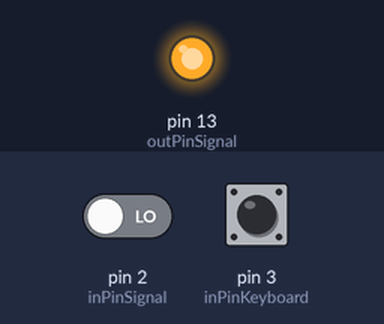
Recording of a sketch running on a simulated Arduino Uno, built with avr-gcc and run on an emulated ATmega328P. Parts: output pins drawn as LEDs (lit = HIGH). Inputs (shaded band) come from the test bench; at power-on: pin 2 (inPinSignal) LOW, pin 3 (inPinKeyboard) LOW.

Above: at 1.2 s.
1.3 s: pin 2 (inPinSignal) driven HIGH
At 1.6 s:
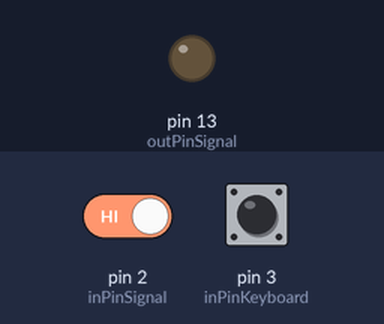
2.8 s: pin 2 (inPinSignal) driven LOW
At 4.0 s:
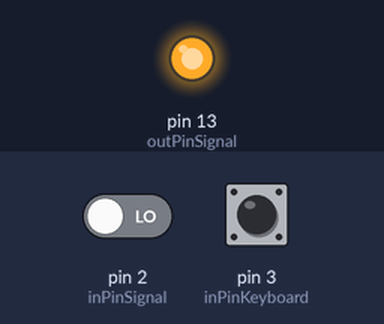
Timing chart, 0 to 5.8 s (numbered marks = the images above; inputs shaded):
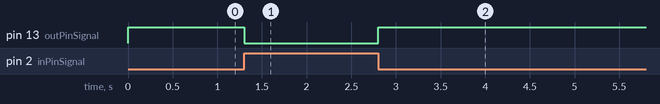

Measured:
- after the input at 1.3 s, pin 13 (outPinSignal): HIGH → LOW at once
- after the input at 2.8 s, pin 13 (outPinSignal): LOW → HIGH at once

The sketch:

TheLivingRoomDemo.ino
```cpp
//#include <Keyboard.h>

int inPinSignal = 2;
int inPinKeyboard = 3;
int outPinSignal = 13;
int outPinKeyboard = 12;

int stateSignal = HIGH;      // the current state of the output pin
int readingSignal;           // the current reading from the input pin
int previousSignal = LOW;    // the previous reading from the input pin

int stateKeyboard = HIGH;
int readingKeyboard;
int previousKeyboard = LOW;

// the follow variables are long's because the time, measured in miliseconds,
// will quickly become a bigger number than can be stored in an int.
time_t timeSignal = 0;         // the last time the output pin was toggled
time_t timeKeyboard = 0;

long debounce = 200;   // the debounce time, increase if the output flickers

void setup()
{
  pinMode(inPinSignal, INPUT);
  pinMode(outPinSignal, OUTPUT);
}

void loop()
{
  readingSignal = digitalRead(inPinSignal);

  // if the input just went from LOW and HIGH and we've waited long enough
  // to ignore any noise on the circuit, toggle the output pin and remember
  // the time
  if (readingSignal == HIGH) {
      digitalWrite(outPinSignal, LOW);
  }
  else {
      digitalWrite(outPinSignal, HIGH);
      if (stateKeyboard == HIGH) {
          Serial.print('a');
      }
  }

  previousSignal = readingSignal;

  readingKeyboard = digitalRead(inPinKeyboard);

  if (readingKeyboard == HIGH && previousKeyboard == LOW && millis() - timeKeyboard > debounce) {
    if (stateKeyboard == HIGH)
      stateKeyboard = LOW;
    else
      stateKeyboard = HIGH;

    timeKeyboard = millis();
  }

  digitalWrite(outPinKeyboard, stateKeyboard);

  previousKeyboard = readingKeyboard;
}
```
